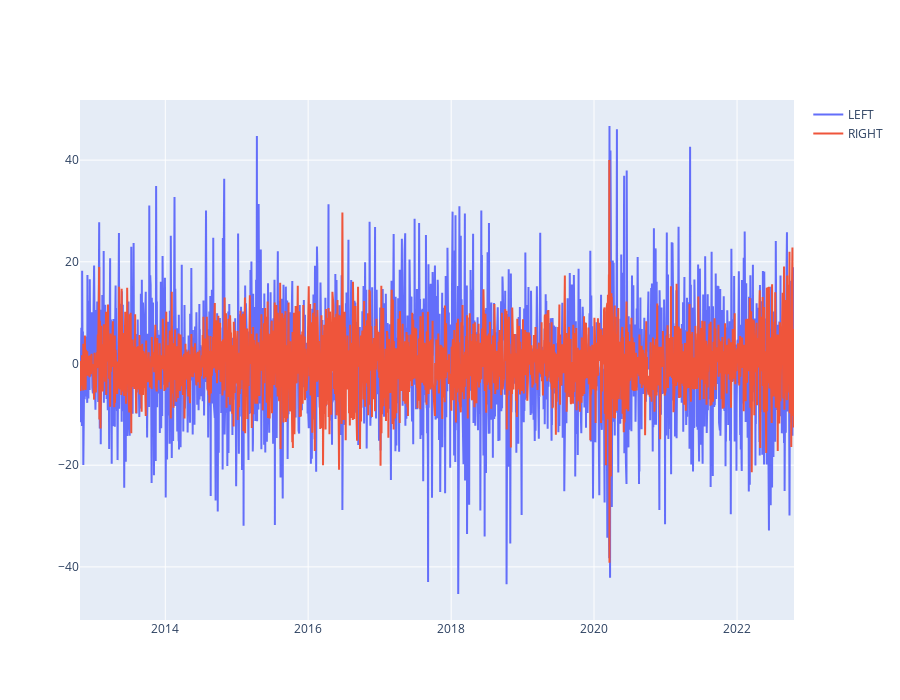

The notebook cell this image was saved under:
### Markdown cell above
### x-y

### Code cell
y1 = comparatee.종가.diff()
y2 = comparator.종가.diff()
# y1 = price_rel(comparatee.종가)
# y2 = price_rel(comparator.종가)

fig = go.Figure()
fig.add_trace(go.Scatter(
    x=y1.index, y=y1, name='LEFT',
    xhoverformat='%Y/%m/%d'
))

fig.add_trace(go.Scatter(
    x=y2.index, y=y2, name='RIGHT',
    xhoverformat='%Y/%m/%d'
))
fig.update_layout(height=700)
fig.show()

### Figure 1 — Plotly figure (JSON) as saved in the notebook; plotly's stock layout.template omitted (floating-point values rounded to 4 significant figures; data arrays with more than 128 entries replaced by an {"elided": "..."} marker saying what was removed)
{"data": [{"name": "LEFT", "type": "scatter", "x": {"elided": "2458 str values"}, "xhoverformat": "%Y/%m/%d", "y": {"elided": "2458 float values"}}, {"name": "RIGHT", "type": "scatter", "x": {"elided": "2457 str values"}, "xhoverformat": "%Y/%m/%d", "y": {"elided": "2457 float values"}}], "layout": {"height": 700}}
